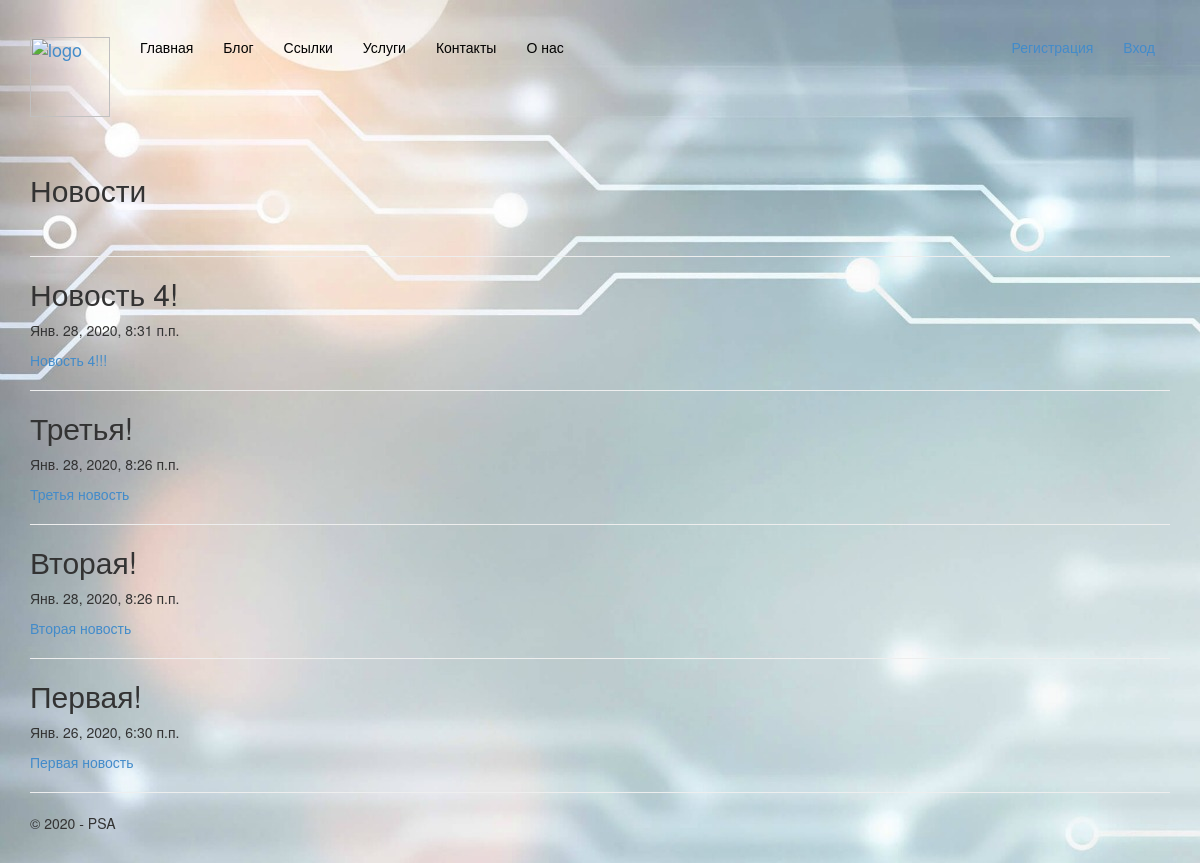
Page /news on the committed database.
### app/models.py (models this page shows, shortened)
class News(models.Model):
 title = models.CharField(max_length = 100, unique_for_date = "posted", verbose_name
= "Заголовок")
 description = models.TextField(verbose_name = "Краткое содержание")
 content = models.TextField(verbose_name = "Полное содержание")
 posted = models.DateTimeField(default = datetime.now(), db_index = True,
 verbose_name = "Опубликована")
 class Meta:  # метаданные – вложенный класс, который задаетдополнительные параметры модели:
     db_table = "News" # имя таблицы для модели
     ordering = ["-posted"] # порядок сортировки данных в модели ("-" означаетпо убыванию)
     verbose_name = "новость" # имя, под которым модель будетотображаться в административном разделе (для одной статьи блога)
     verbose_name_plural = "новости" # тоже для всех статей блога

### app/views.py (the view)
# urls.py: url(r'^news$', app.views.news, name='news'),
def news(request):
   posts = News.objects.order_by('-posted') # запрос на выбор всех статей из модели,отсортированных по убыванию даты опубликования
   assert isinstance(request, HttpRequest)
   return render(request,
      'app/news.html',{         # параметр в {} – данные для использования в шаблоне.
           'title':'Новости',
           'posts': posts,             # передача списка статей в шаблон веб-страницы
           'year':datetime.now().year,
     }
 )

### app/templates/app/news.html
{% extends "app/layout.html" %}
{% block content %}
<h2>{{ title }}</h2> <br />
{% for post in posts %}
<hr/>
<div class="">
<h2> {{ post.title }} </h2>
<p> {{ post.posted }} </p>
</div>
<p><a href="{% url 'newspost' parametr=post.id %}">{{ post.description }}</a> </p>
{% endfor %}
{% endblock %}

### app/static/app/content/site.css (style rules this page uses)
body { background-image: url(back.jpg); padding-top: 1px; padding-bottom: 20px; background-attachment: fixed; }

### rows in the picture
News: title "Новость 4!", posted "Янв. 28, 2020, 8:31 п.п.", description "Новость 4!!!"
News: title "Третья!", posted "Янв. 28, 2020, 8:26 п.п.", description "Третья новость"
News: title "Вторая!", posted "Янв. 28, 2020, 8:26 п.п.", description "Вторая новость"
News: title "Первая!", posted "Янв. 26, 2020, 6:30 п.п.", description "Первая новость"

### other values in the picture
{{ title }} "Новости"
